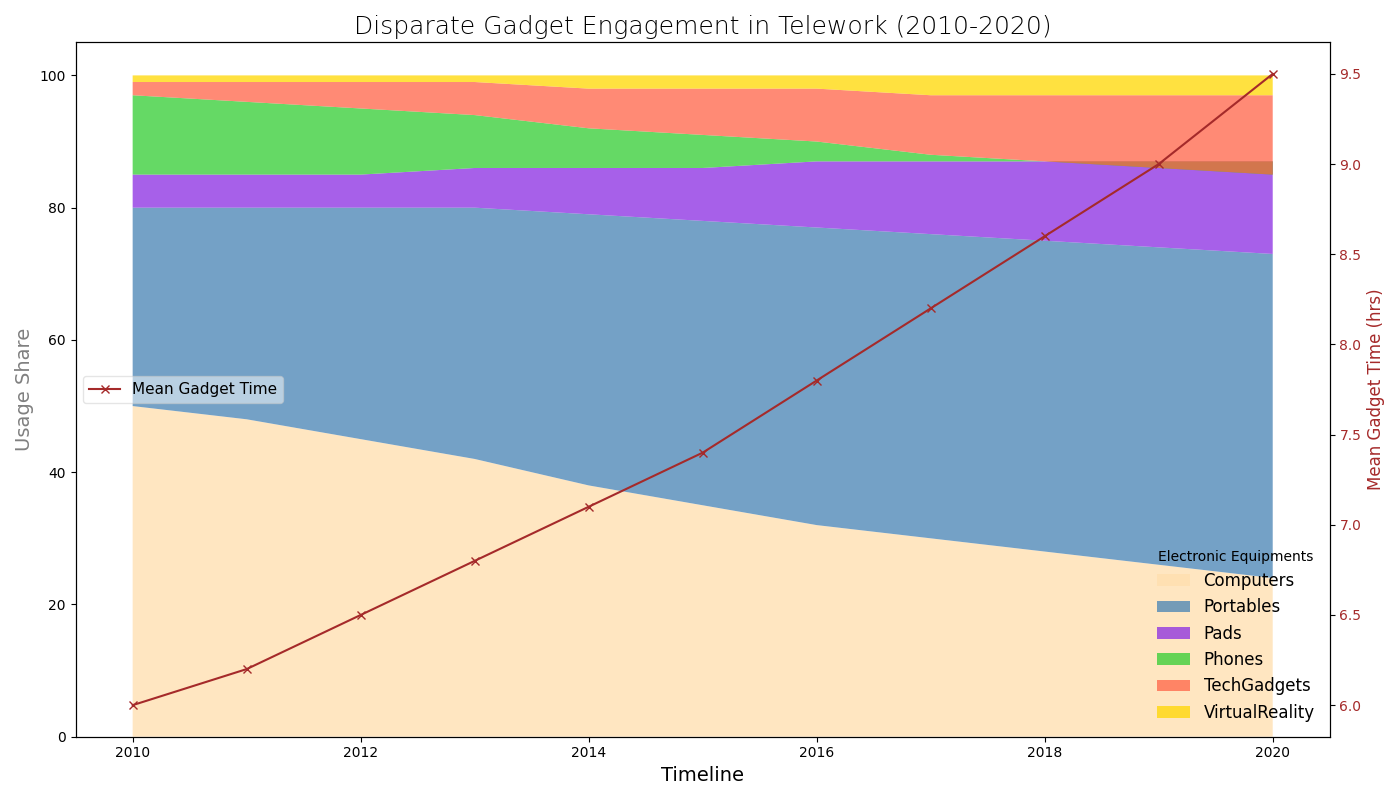

Reproduce this figure in Python.
import matplotlib.pyplot as plt
import numpy as np

years = np.arange(2010, 2021)
desktops = np.array([50, 48, 45, 42, 38, 35, 32, 30, 28, 26, 24])
laptops = np.array([30, 32, 35, 38, 41, 43, 45, 46, 47, 48, 49])
tablets = np.array([5, 5, 5, 6, 7, 8, 10, 11, 12, 13, 14])
smartphones = 100 - (desktops + laptops + tablets)
wearables = np.array([2, 3, 4, 5, 6, 7, 8, 9, 10, 11, 12])
vr_devices = np.array([1, 1, 1, 1, 2, 2, 2, 3, 3, 3, 3])

smartphones -= (wearables + vr_devices)

average_screen_time = np.array([6, 6.2, 6.5, 6.8, 7.1, 7.4, 7.8, 8.2, 8.6, 9, 9.5])

fig, ax1 = plt.subplots(figsize=(14, 8))

colors = ['#FFDEAD', '#4682B4', '#8A2BE2', '#32CD32', '#FF6347', '#FFD700']
ax1.stackplot(years, desktops, laptops, tablets, smartphones, wearables, vr_devices,
              labels=['Computers', 'Portables', 'Pads', 'Phones', 'TechGadgets', 'VirtualReality'],
              colors=colors, alpha=0.75)
ax1.set_xlabel('Timeline', fontsize=14)
ax1.set_ylabel('Usage Share', fontsize=14, color='gray')
ax1.set_title('Disparate Gadget Engagement in Telework (2010-2020)', fontsize=18, weight='light')

ax1.legend(loc='lower right', title='Electronic Equipments', fontsize=12, frameon=False)

ax2 = ax1.twinx()
ax2.plot(years, average_screen_time, color='brown', marker='x', linestyle='-', linewidth=1.5, label='Mean Gadget Time')
ax2.set_ylabel('Mean Gadget Time (hrs)', fontsize=12, color='brown')
ax2.tick_params(axis='y', labelcolor='brown')

ax2.legend(loc='center left', fontsize=11, framealpha=0.5)

plt.tight_layout()
plt.show()
